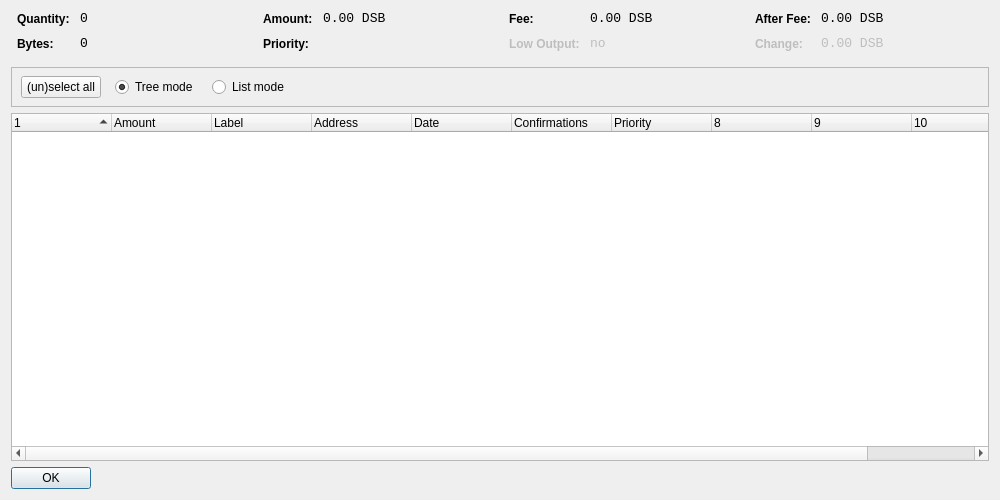
<?xml version="1.0" encoding="UTF-8"?>
<ui version="4.0">
 <class>CoinControlDialog</class>
 <widget class="QDialog" name="CoinControlDialog">
  <property name="geometry">
   <rect>
    <x>0</x>
    <y>0</y>
    <width>1000</width>
    <height>500</height>
   </rect>
  </property>
  <property name="windowTitle">
   <string>Coin Control</string>
  </property>
  <layout class="QVBoxLayout" name="verticalLayout">
   <item>
    <layout class="QHBoxLayout" name="horizontalLayoutTop" stretch="0,0,0,0">
     <property name="topMargin">
      <number>0</number>
     </property>
     <property name="bottomMargin">
      <number>10</number>
     </property>
     <item>
      <layout class="QFormLayout" name="formLayoutCoinControl1">
       <property name="horizontalSpacing">
        <number>10</number>
       </property>
       <property name="verticalSpacing">
        <number>10</number>
       </property>
       <property name="leftMargin">
        <number>6</number>
       </property>
       <property name="rightMargin">
        <number>6</number>
       </property>
       <item row="0" column="0">
        <widget class="QLabel" name="labelCoinControlQuantityText">
         <property name="styleSheet">
          <string notr="true">font-weight:bold;</string>
         </property>
         <property name="text">
          <string>Quantity:</string>
         </property>
        </widget>
       </item>
       <item row="0" column="1">
        <widget class="QLabel" name="labelCoinControlQuantity">
         <property name="font">
          <font>
           <family>Monospace</family>
           <pointsize>10</pointsize>
          </font>
         </property>
         <property name="cursor">
          <cursorShape>IBeamCursor</cursorShape>
         </property>
         <property name="contextMenuPolicy">
          <enum>Qt::ActionsContextMenu</enum>
         </property>
         <property name="text">
          <string notr="true">0</string>
         </property>
         <property name="textInteractionFlags">
          <set>Qt::LinksAccessibleByMouse|Qt::TextSelectableByKeyboard|Qt::TextSelectableByMouse</set>
         </property>
        </widget>
       </item>
       <item row="1" column="0">
        <widget class="QLabel" name="labelCoinControlBytesText">
         <property name="styleSheet">
          <string notr="true">font-weight:bold;</string>
         </property>
         <property name="text">
          <string>Bytes:</string>
         </property>
        </widget>
       </item>
       <item row="1" column="1">
        <widget class="QLabel" name="labelCoinControlBytes">
         <property name="font">
          <font>
           <family>Monospace</family>
           <pointsize>10</pointsize>
          </font>
         </property>
         <property name="cursor">
          <cursorShape>IBeamCursor</cursorShape>
         </property>
         <property name="contextMenuPolicy">
          <enum>Qt::ActionsContextMenu</enum>
         </property>
         <property name="text">
          <string notr="true">0</string>
         </property>
         <property name="textInteractionFlags">
          <set>Qt::LinksAccessibleByMouse|Qt::TextSelectableByKeyboard|Qt::TextSelectableByMouse</set>
         </property>
        </widget>
       </item>
      </layout>
     </item>
     <item>
      <layout class="QFormLayout" name="formLayoutCoinControl2">
       <property name="horizontalSpacing">
        <number>10</number>
       </property>
       <property name="verticalSpacing">
        <number>10</number>
       </property>
       <property name="leftMargin">
        <number>6</number>
       </property>
       <property name="rightMargin">
        <number>6</number>
       </property>
       <item row="0" column="0">
        <widget class="QLabel" name="labelCoinControlAmountText">
         <property name="styleSheet">
          <string notr="true">font-weight:bold;</string>
         </property>
         <property name="text">
          <string>Amount:</string>
         </property>
        </widget>
       </item>
       <item row="0" column="1">
        <widget class="QLabel" name="labelCoinControlAmount">
         <property name="font">
          <font>
           <family>Monospace</family>
           <pointsize>10</pointsize>
          </font>
         </property>
         <property name="cursor">
          <cursorShape>IBeamCursor</cursorShape>
         </property>
         <property name="contextMenuPolicy">
          <enum>Qt::ActionsContextMenu</enum>
         </property>
         <property name="text">
          <string notr="true">0.00 DSB</string>
         </property>
         <property name="textInteractionFlags">
          <set>Qt::LinksAccessibleByMouse|Qt::TextSelectableByKeyboard|Qt::TextSelectableByMouse</set>
         </property>
        </widget>
       </item>
       <item row="1" column="0">
        <widget class="QLabel" name="labelCoinControlPriorityText">
         <property name="styleSheet">
          <string notr="true">font-weight:bold;</string>
         </property>
         <property name="text">
          <string>Priority:</string>
         </property>
        </widget>
       </item>
       <item row="1" column="1">
        <widget class="QLabel" name="labelCoinControlPriority">
         <property name="font">
          <font>
           <family>Monospace</family>
           <pointsize>10</pointsize>
          </font>
         </property>
         <property name="cursor">
          <cursorShape>IBeamCursor</cursorShape>
         </property>
         <property name="contextMenuPolicy">
          <enum>Qt::ActionsContextMenu</enum>
         </property>
         <property name="text">
          <string/>
         </property>
         <property name="textInteractionFlags">
          <set>Qt::LinksAccessibleByMouse|Qt::TextSelectableByKeyboard|Qt::TextSelectableByMouse</set>
         </property>
        </widget>
       </item>
      </layout>
     </item>
     <item>
      <layout class="QFormLayout" name="formLayoutCoinControl3">
       <property name="horizontalSpacing">
        <number>10</number>
       </property>
       <property name="verticalSpacing">
        <number>10</number>
       </property>
       <property name="leftMargin">
        <number>6</number>
       </property>
       <property name="rightMargin">
        <number>6</number>
       </property>
       <item row="0" column="0">
        <widget class="QLabel" name="labelCoinControlFeeText">
         <property name="styleSheet">
          <string notr="true">font-weight:bold;</string>
         </property>
         <property name="text">
          <string>Fee:</string>
         </property>
        </widget>
       </item>
       <item row="0" column="1">
        <widget class="QLabel" name="labelCoinControlFee">
         <property name="font">
          <font>
           <family>Monospace</family>
           <pointsize>10</pointsize>
          </font>
         </property>
         <property name="cursor">
          <cursorShape>IBeamCursor</cursorShape>
         </property>
         <property name="contextMenuPolicy">
          <enum>Qt::ActionsContextMenu</enum>
         </property>
         <property name="text">
          <string notr="true">0.00 DSB</string>
         </property>
         <property name="textInteractionFlags">
          <set>Qt::LinksAccessibleByMouse|Qt::TextSelectableByKeyboard|Qt::TextSelectableByMouse</set>
         </property>
        </widget>
       </item>
       <item row="1" column="0">
        <widget class="QLabel" name="labelCoinControlLowOutputText">
         <property name="enabled">
          <bool>false</bool>
         </property>
         <property name="styleSheet">
          <string notr="true">font-weight:bold;</string>
         </property>
         <property name="text">
          <string>Low Output:</string>
         </property>
        </widget>
       </item>
       <item row="1" column="1">
        <widget class="QLabel" name="labelCoinControlLowOutput">
         <property name="enabled">
          <bool>false</bool>
         </property>
         <property name="font">
          <font>
           <family>Monospace</family>
           <pointsize>10</pointsize>
          </font>
         </property>
         <property name="cursor">
          <cursorShape>IBeamCursor</cursorShape>
         </property>
         <property name="contextMenuPolicy">
          <enum>Qt::ActionsContextMenu</enum>
         </property>
         <property name="text">
          <string notr="true">no</string>
         </property>
         <property name="textInteractionFlags">
          <set>Qt::LinksAccessibleByMouse|Qt::TextSelectableByKeyboard|Qt::TextSelectableByMouse</set>
         </property>
        </widget>
       </item>
      </layout>
     </item>
     <item>
      <layout class="QFormLayout" name="formLayoutCoinControl4">
       <property name="horizontalSpacing">
        <number>10</number>
       </property>
       <property name="verticalSpacing">
        <number>10</number>
       </property>
       <property name="leftMargin">
        <number>6</number>
       </property>
       <property name="rightMargin">
        <number>6</number>
       </property>
       <item row="0" column="0">
        <widget class="QLabel" name="labelCoinControlAfterFeeText">
         <property name="styleSheet">
          <string notr="true">font-weight:bold;</string>
         </property>
         <property name="text">
          <string>After Fee:</string>
         </property>
        </widget>
       </item>
       <item row="0" column="1">
        <widget class="QLabel" name="labelCoinControlAfterFee">
         <property name="font">
          <font>
           <family>Monospace</family>
           <pointsize>10</pointsize>
          </font>
         </property>
         <property name="cursor">
          <cursorShape>IBeamCursor</cursorShape>
         </property>
         <property name="contextMenuPolicy">
          <enum>Qt::ActionsContextMenu</enum>
         </property>
         <property name="text">
          <string notr="true">0.00 DSB</string>
         </property>
         <property name="textInteractionFlags">
          <set>Qt::LinksAccessibleByMouse|Qt::TextSelectableByKeyboard|Qt::TextSelectableByMouse</set>
         </property>
        </widget>
       </item>
       <item row="1" column="0">
        <widget class="QLabel" name="labelCoinControlChangeText">
         <property name="enabled">
          <bool>false</bool>
         </property>
         <property name="styleSheet">
          <string notr="true">font-weight:bold;</string>
         </property>
         <property name="text">
          <string>Change:</string>
         </property>
        </widget>
       </item>
       <item row="1" column="1">
        <widget class="QLabel" name="labelCoinControlChange">
         <property name="enabled">
          <bool>false</bool>
         </property>
         <property name="font">
          <font>
           <family>Monospace</family>
           <pointsize>10</pointsize>
          </font>
         </property>
         <property name="cursor">
          <cursorShape>IBeamCursor</cursorShape>
         </property>
         <property name="contextMenuPolicy">
          <enum>Qt::ActionsContextMenu</enum>
         </property>
         <property name="text">
          <string notr="true">0.00 DSB</string>
         </property>
         <property name="textInteractionFlags">
          <set>Qt::LinksAccessibleByMouse|Qt::TextSelectableByKeyboard|Qt::TextSelectableByMouse</set>
         </property>
        </widget>
       </item>
      </layout>
     </item>
    </layout>
   </item>
   <item>
    <widget class="QFrame" name="frame">
     <property name="minimumSize">
      <size>
       <width>0</width>
       <height>40</height>
      </size>
     </property>
     <property name="frameShape">
      <enum>QFrame::StyledPanel</enum>
     </property>
     <property name="frameShadow">
      <enum>QFrame::Sunken</enum>
     </property>
     <widget class="QWidget" name="horizontalLayoutWidget">
      <property name="geometry">
       <rect>
        <x>10</x>
        <y>0</y>
        <width>781</width>
        <height>41</height>
       </rect>
      </property>
      <layout class="QHBoxLayout" name="horizontalLayoutPanel" stretch="0,0,0,0,0">
       <property name="spacing">
        <number>14</number>
       </property>
       <item>
        <widget class="QPushButton" name="pushButtonSelectAll">
         <property name="sizePolicy">
          <sizepolicy hsizetype="Maximum" vsizetype="Fixed">
           <horstretch>0</horstretch>
           <verstretch>0</verstretch>
          </sizepolicy>
         </property>
         <property name="text">
          <string>(un)select all</string>
         </property>
        </widget>
       </item>
       <item>
        <widget class="QRadioButton" name="radioTreeMode">
         <property name="sizePolicy">
          <sizepolicy hsizetype="Maximum" vsizetype="Fixed">
           <horstretch>0</horstretch>
           <verstretch>0</verstretch>
          </sizepolicy>
         </property>
         <property name="text">
          <string>Tree mode</string>
         </property>
         <property name="checked">
          <bool>true</bool>
         </property>
        </widget>
       </item>
       <item>
        <widget class="QRadioButton" name="radioListMode">
         <property name="sizePolicy">
          <sizepolicy hsizetype="Maximum" vsizetype="Fixed">
           <horstretch>0</horstretch>
           <verstretch>0</verstretch>
          </sizepolicy>
         </property>
         <property name="text">
          <string>List mode</string>
         </property>
        </widget>
       </item>
       <item>
        <spacer name="horizontalSpacer">
         <property name="orientation">
          <enum>Qt::Horizontal</enum>
         </property>
         <property name="sizeHint" stdset="0">
          <size>
           <width>40</width>
           <height>20</height>
          </size>
         </property>
        </spacer>
       </item>
      </layout>
     </widget>
    </widget>
   </item>
   <item>
    <widget class="CoinControlTreeWidget" name="treeWidget">
     <property name="contextMenuPolicy">
      <enum>Qt::CustomContextMenu</enum>
     </property>
     <property name="sortingEnabled">
      <bool>false</bool>
     </property>
     <property name="columnCount">
      <number>11</number>
     </property>
     <attribute name="headerShowSortIndicator" stdset="0">
      <bool>true</bool>
     </attribute>
     <attribute name="headerStretchLastSection">
      <bool>false</bool>
     </attribute>
     <column>
      <property name="text">
       <string/>
      </property>
     </column>
     <column>
      <property name="text">
       <string>Amount</string>
      </property>
     </column>
     <column>
      <property name="text">
       <string>Label</string>
      </property>
     </column>
     <column>
      <property name="text">
       <string>Address</string>
      </property>
     </column>
     <column>
      <property name="text">
       <string>Date</string>
      </property>
     </column>
     <column>
      <property name="text">
       <string>Confirmations</string>
      </property>
      <property name="toolTip">
       <string>Confirmed</string>
      </property>
     </column>
     <column>
      <property name="text">
       <string>Priority</string>
      </property>
     </column>
     <column>
      <property name="text">
       <string/>
      </property>
     </column>
     <column>
      <property name="text">
       <string/>
      </property>
     </column>
     <column>
      <property name="text">
       <string/>
      </property>
     </column>
     <column>
      <property name="text">
       <string/>
      </property>
     </column>
    </widget>
   </item>
   <item>
    <widget class="QDialogButtonBox" name="buttonBox">
     <property name="sizePolicy">
      <sizepolicy hsizetype="Maximum" vsizetype="Fixed">
       <horstretch>0</horstretch>
       <verstretch>0</verstretch>
      </sizepolicy>
     </property>
     <property name="orientation">
      <enum>Qt::Horizontal</enum>
     </property>
     <property name="standardButtons">
      <set>QDialogButtonBox::Ok</set>
     </property>
    </widget>
   </item>
  </layout>
 </widget>
 <customwidgets>
  <customwidget>
   <class>CoinControlTreeWidget</class>
   <extends>QTreeWidget</extends>
   <header>coincontroltreewidget.h</header>
  </customwidget>
 </customwidgets>
 <resources/>
 <connections/>
</ui>
